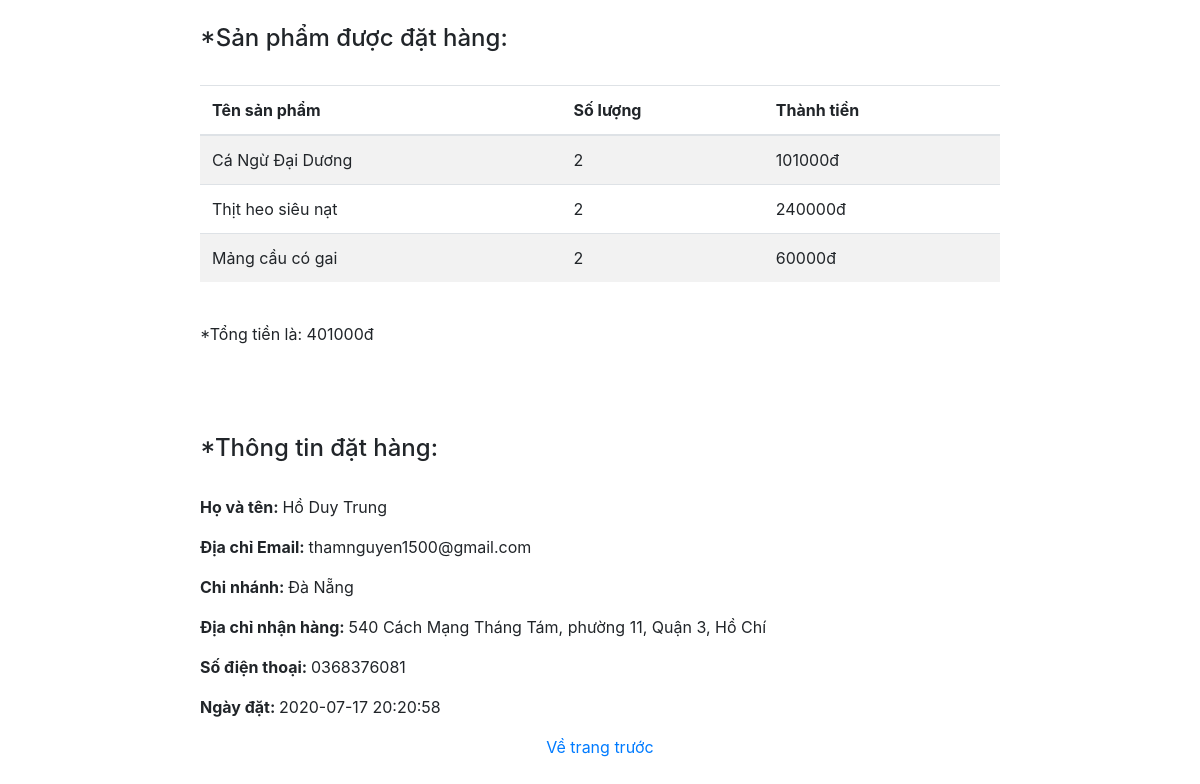
Screenshot of /Admin/chucnang/donhang/xem.php?maDH=DH1 with the database file from the repository.
### tables this page shows
CREATE TABLE IF NOT EXISTS `sanpham` (
  `maSP` int(11) NOT NULL AUTO_INCREMENT,
  `tenSP` varchar(200) NOT NULL,
  `maTL` int(11) DEFAULT NULL,
  `maTLC` int(11) DEFAULT NULL,
  PRIMARY KEY (`maSP`),
  KEY `maTL` (`maTL`),
  KEY `maTLC` (`maTLC`)
);

CREATE TABLE IF NOT EXISTS `chitietdonhang` (
  `maDH` varchar(5) NOT NULL,
  `maSP` int(5) NOT NULL,
  `soLuong` int(11) DEFAULT NULL,
  `thanhtien` decimal(10,0) NOT NULL,
  PRIMARY KEY (`maDH`,`maSP`)
);

CREATE TABLE IF NOT EXISTS `donhang` (
  `maDH` varchar(5) NOT NULL,
  `hoten` varchar(30) NOT NULL,
  `email` varchar(30) NOT NULL,
  `chinhanh` varchar(30) NOT NULL,
  `DiaChiNhanHang` varchar(300) NOT NULL,
  `SoDT` varchar(10) NOT NULL,
  `ngaydat` timestamp NOT NULL DEFAULT CURRENT_TIMESTAMP,
  PRIMARY KEY (`maDH`)
);

### Admin/chucnang/donhang/xem.php (the view, shortened to what this page needs)
<!DOCTYPE html>
<html lang="en">
<head>
	<link rel="stylesheet" href="https://stackpath.bootstrapcdn.com/bootstrap/4.1.1/css/bootstrap.min.css">
</head>
<body>
	<div id="wrapper">
		<br><h4>*Sản phẩm được đặt hàng:</h4> <br>
		<table class="table table-striped">
		   <thead>
		      <tr>
		  		 <th>Tên sản phẩm</th>
		         <th>Số lượng</th>
		         <th>Thành tiền</th>
		      </tr>
		   </thead>
		   <tbody>
		   	<?php
		   		include('../connect.php');
		   		$chitietdonhang=$conn->prepare('select tenSP,thanhtien,soluong from sanpham,chitietdonhang where chitietdonhang.maSP=sanpham.maSP and maDH="'.$_GET['maDH'].'"');
		   		$chitietdonhang->execute();
		   		while ($row=$chitietdonhang->fetch(PDO::FETCH_ASSOC)) {
		   			echo '
						<tr>
					      	 <td>'.$row['tenSP'].'</td>
							 <td>'.$row['soluong'].'</td>
							 <td>'.$row['thanhtien'].'đ</td>
					      </tr>
		   			';
		   		}
		   	?>
		   </tbody>
		</table>
		<?php
			$tongtien=$conn->prepare('select sum(thanhtien) from chitietdonhang where maDH="'.$_GET['maDH'].'" group by maDH');
			$tongtien->execute();
			echo '<br/><p>*Tổng tiền là:  '.$tongtien->fetchcolumn().'đ</p>';
		?>
		<br><br><br>
		<h4>*Thông tin đặt hàng:</h4> <br>
		<?php
		   		$donhang=$conn->prepare('select * from donhang where maDH="'.$_GET['maDH'].'"');
		   		$donhang->execute();
		   		while ($row=$donhang->fetch(PDO::FETCH_ASSOC)) {
		   			echo '
						<p><strong>Họ và tên: </strong>'.$row['hoten'].'</p>
					    <p><strong>Địa chỉ Email: </strong>'.$row['email'].'</p>
					    <p><strong>Chi nhánh: </strong>'.$row['chinhanh'].'</p>
					    <p><strong>Địa chỉ nhận hàng: </strong>'.$row['DiaChiNhanHang'].'</p>
					    <p><strong>Số điện thoại: </strong>'.$row['SoDT'].'</p>
					    <p><strong>Ngày đặt: </strong>'.$row['ngaydat'].'</p>
		   			';
		   		}
		   ?>
		<a href="/Lomart.vn/Admin/?menu=donhang" class="text-center d-block">Về trang trước</a><br>
		<br>
		<br>
		<br>
	</div>
</body>
</html>

### Admin/chucnang/donhang/xem.php (style rules this page uses)
#wrapper { width: 800px; margin: auto; }

### rows the page displays
sanpham: tenSP "Cá Ngừ Đại Dương", chitietdonhang.soLuong "2", chitietdonhang.thanhtien "101000"
sanpham: tenSP "Thịt heo siêu nạt", chitietdonhang.soLuong "2", chitietdonhang.thanhtien "240000"
sanpham: tenSP "Mảng cầu có gai", chitietdonhang.soLuong "2", chitietdonhang.thanhtien "60000"
donhang: hoten "Hồ Duy Trung", email "thamnguyen1500@gmail.com", chinhanh "Đà Nẵng", DiaChiNhanHang "540 Cách Mạng Tháng Tám, phường 11, Quận 3, Hồ Chí", SoDT "0368376081", ngaydat "2020-07-17 20:20:58"

### other values shown
$tongtien->fetchcolumn() "401000"
